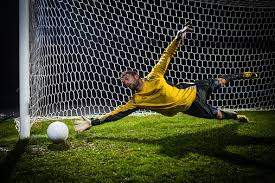
#> input picture football.jpg, 275 x 183 px
$ python image.py   (older library calls are emulated)
#> lines starting #> are read from the running program, lines starting #| are printed output that depends on the picture
###############################code4################################
import cv2;
import math;
import numpy as np;

def DarkChannel(im,sz):
    b,g,r = cv2.split(im)
    dc = cv2.min(cv2.min(r,g),b);
    kernel = cv2.getStructuringElement(cv2.MORPH_RECT,(sz,sz))
    dark = cv2.erode(dc,kernel)
    return dark

def AtmLight(im,dark):
    [h,w] = im.shape[:2]
    imsz = h*w
    numpx = int(max(math.floor(imsz/1000),1))
    darkvec = dark.reshape(imsz);
    imvec = im.reshape(imsz,3);

    indices = darkvec.argsort();
    indices = indices[imsz-numpx::]

    atmsum = np.zeros([1,3])
    for ind in range(1,numpx):
       atmsum = atmsum + imvec[indices[ind]]

    A = atmsum / numpx;
    return A

def TransmissionEstimate(im,A,sz):
    omega = 0.95;
    im3 = np.empty(im.shape,im.dtype);

    for ind in range(0,3):
        im3[:,:,ind] = im[:,:,ind]/A[0,ind]

    transmission = 1 - omega*DarkChannel(im3,sz);
    return transmission

def Guidedfilter(im,p,r,eps):
    mean_I = cv2.boxFilter(im,cv2.CV_64F,(r,r));
    mean_p = cv2.boxFilter(p, cv2.CV_64F,(r,r));
    mean_Ip = cv2.boxFilter(im*p,cv2.CV_64F,(r,r));
    cov_Ip = mean_Ip - mean_I*mean_p;

    mean_II = cv2.boxFilter(im*im,cv2.CV_64F,(r,r));
    var_I   = mean_II - mean_I*mean_I;

    a = cov_Ip/(var_I + eps);
    b = mean_p - a*mean_I;

    mean_a = cv2.boxFilter(a,cv2.CV_64F,(r,r));
    mean_b = cv2.boxFilter(b,cv2.CV_64F,(r,r));

    q = mean_a*im + mean_b;
    return q;

def TransmissionRefine(im,et):
    gray = cv2.cvtColor(im,cv2.COLOR_BGR2GRAY);
    gray = np.float64(gray)/255;
    r = 60;
    eps = 0.0001;
    t = Guidedfilter(gray,et,r,eps);

    return t;

def Recover(im,t,A,tx = 0.1):
    res = np.empty(im.shape,im.dtype);
    t = cv2.max(t,tx);

    for ind in range(0,3):
        res[:,:,ind] = (im[:,:,ind]-A[0,ind])/t + A[0,ind]

    return res

def dehaze(fn):
    src = cv2.imread(fn);

    I = src.astype('float64')/255;

    dark = DarkChannel(I,15);
    A = AtmLight(I,dark);
    te = TransmissionEstimate(I,A,15);
    t = TransmissionRefine(src,te);
    J = Recover(I,t,A,0.1);

    # cv2.imshow("dark",dark);
    # cv2.imshow("transmission",t);
    # cv2.imshow('I',src);
    # cv2.imshow('J',J);
    cv2.imwrite("J.png",J*255);
    cv2.waitKey();


if __name__ == '__main__':
    import sys
    from tkinter.filedialog import askopenfilename
    fn=askopenfilename()
#> the answer given: football.jpg
    dehaze(fn)
#> in dehaze, src is the input picture: shape (183, 275, 3); mean B, G, R 46.6, 65.7, 62.9
#> in DarkChannel, `b,g,r = cv2.split(im)`:
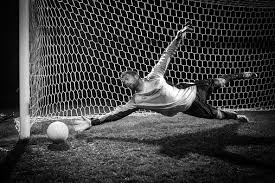
#> r: shape (183, 275) float64; min 0, max 1, mean 0.247
#> in DarkChannel, `dark = cv2.erode(dc,kernel)`:
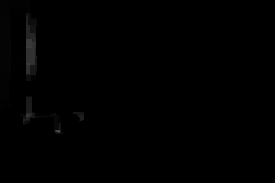
#> dark: shape (183, 275) float64; min 0, max 0.349, mean 0.00286
#> in AtmLight, `indices = indices[imsz-numpx::]`: indices = 50 values, max 36084 at index 48, min 11026 at index 20, mean 16251.6
#> the loop in AtmLight, `for ind in range(1,numpx):` made 49 passes
#> atmsum on passes 1 to 12: [[0.275, 0.271, 0.255]], [[0.592, 0.584, 0.553]], [[1.27, 1.27, 1.22]], [[2, 2.01, 1.94]], [[2.75, 2.76, 2.67]], [[3.48, 3.51, 3.39]], [[4.2, 4.24, 4.1]], [[4.87, 4.92, 4.76]], [[5.15, 5.2, 5.02]], [[5.45, 5.47, 5.3]], [[6.29, 6.27, 6.09]], [[6.55, 6.53, 6.33]]
#> in AtmLight, `A = atmsum / numpx;`: A = [[0.615, 0.604, 0.591]]
#> in Guidedfilter, `mean_I = cv2.boxFilter(im,cv2.CV_64F,(r,r));`:
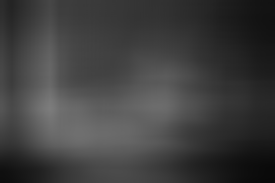
#> mean_I: shape (183, 275) float64; min 0.0362, max 0.489, mean 0.247
#> in Guidedfilter, `mean_II = cv2.boxFilter(im*im,cv2.CV_64F,(r,r));`:
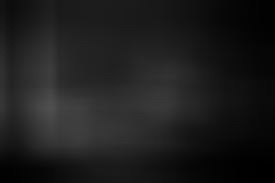
#> mean_II: shape (183, 275) float64; min 0.00185, max 0.31, mean 0.114
#> in Guidedfilter, `var_I   = mean_II - mean_I*mean_I;`:
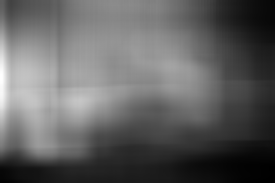
#> var_I: shape (183, 275) float64; min 0.000539, max 0.112, mean 0.0431; drawn with min black and max white
#> in Guidedfilter, `mean_b = cv2.boxFilter(b,cv2.CV_64F,(r,r));`:
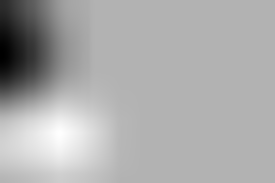
#> mean_b: shape (183, 275) float64; min 0.985, max 1.01, mean 0.999; drawn with min black and max white
#> in Guidedfilter, `q = mean_a*im + mean_b;`:
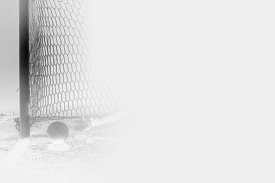
#> q: shape (183, 275) float64; min 0.913, max 1.01, mean 0.995; drawn with min black and max white


# if __name__ == '__main__':
#   fun1()
